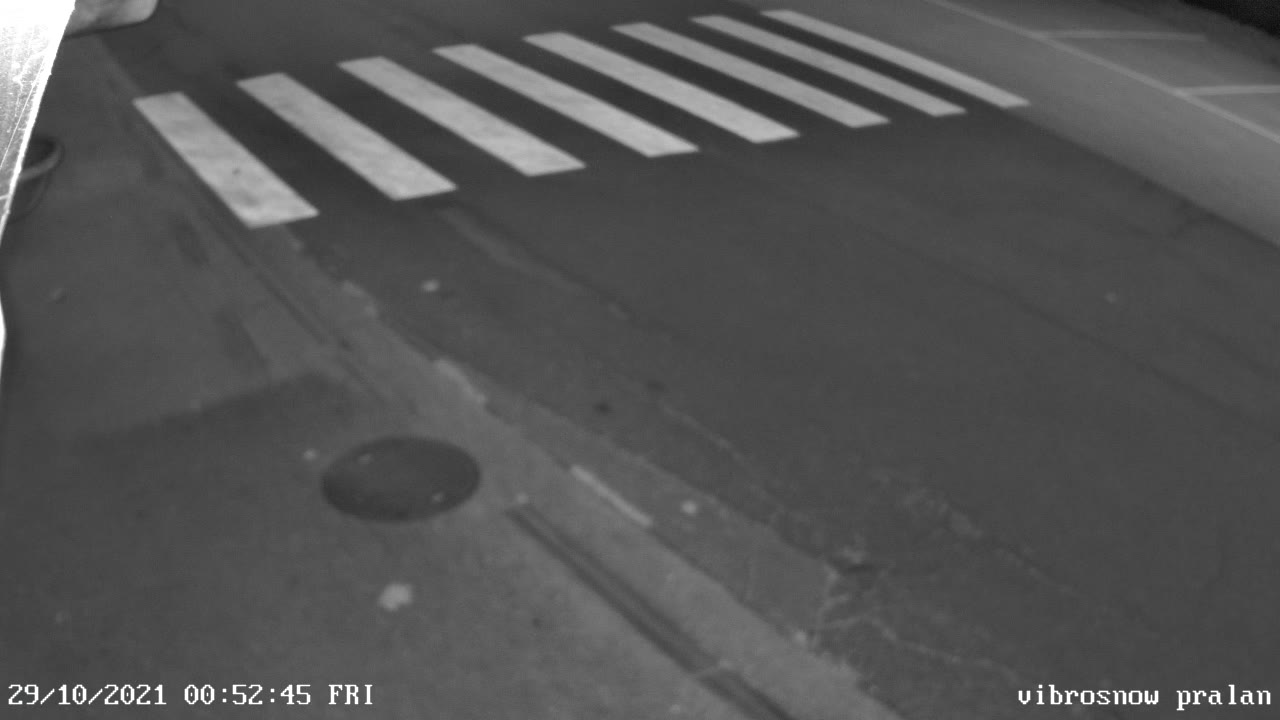
#> input picture frame 4 of 0500_Software/snow_debit/logs/2022-01-17_150430/original.avi, 1280 x 720 px, given in place of ref.mp4, which was not available
$ python snow_detection.py
#> lines starting #> are read from the running program, lines starting #| are printed output that depends on the picture; after the words box and inside, x2 and y2 are one past the last pixel; in counts of white or black regions, pixels touching at a corner belong together; long printed decimals are rounded; pictures that were not available may be replaced by others from this repository, and a replacement may not be noted
import cv2
import numpy as np
import sys
import os
from time import localtime, strftime

onRoadOffset = 0.1
onRoadThreshold_day = 120
onRoadThreshold_night = 85
snowfallThreshold = 10

# [140 lines left out: functions snowfallRate, snowOnRoad, not called in this run]

def quickRatio(video, day, denoise=True):
    """Gives a quick white ratio, typically for a reference video

    Args:
        video (str): path to video to test
        day (int): indicates if the video is during the day (1 = day, 0 = night)
        denoise (bool): indicates if the algorithm must use denoising or not

    Returns:
        (float): white ratio in the video
    """
#> called with video = 'sorted/snowOnRoad/day/ref.mp4', day = 1, denoise = False


    cap = cv2.VideoCapture(video)

    if not cap.isOpened():
        print("Can't open file : " + video)
        exit()

    frame_width = int(cap.get(cv2.CAP_PROP_FRAME_WIDTH))
    frame_height = int(cap.get(cv2.CAP_PROP_FRAME_HEIGHT))
    frame_resize = (frame_width, frame_height)
    total_pixels = frame_width*frame_height

    snowRatios = []
    for i in range(60):
        check1, frame1 = cap.read()
        check2, frame2 = cap.read()

        if check1 and check2:
            if denoise:
                noise = cv2.subtract(frame1, frame2)
                back = cv2.subtract(frame1, noise)
                back_grey = cv2.cvtColor(back, cv2.COLOR_BGR2GRAY)
            else:
                back_grey = cv2.cvtColor(frame1, cv2.COLOR_BGR2GRAY)

            if day == 1:
                th, back_thres = cv2.threshold(back_grey, onRoadThreshold_day, 255, cv2.THRESH_BINARY)
            else:
                th, back_thres = cv2.threshold(back_grey, onRoadThreshold_night, 255, cv2.THRESH_BINARY)

            snow_pixels = np.sum(back_thres==255)
            snowRatios.append(snow_pixels/total_pixels)

        else:
            #print("Video finished")
            break
#> this loop made 16 passes
#> snow_pixels on passes 1 to 8: 67384, 67385, 67404, 67418, 67479, 67394, 67324, 67228
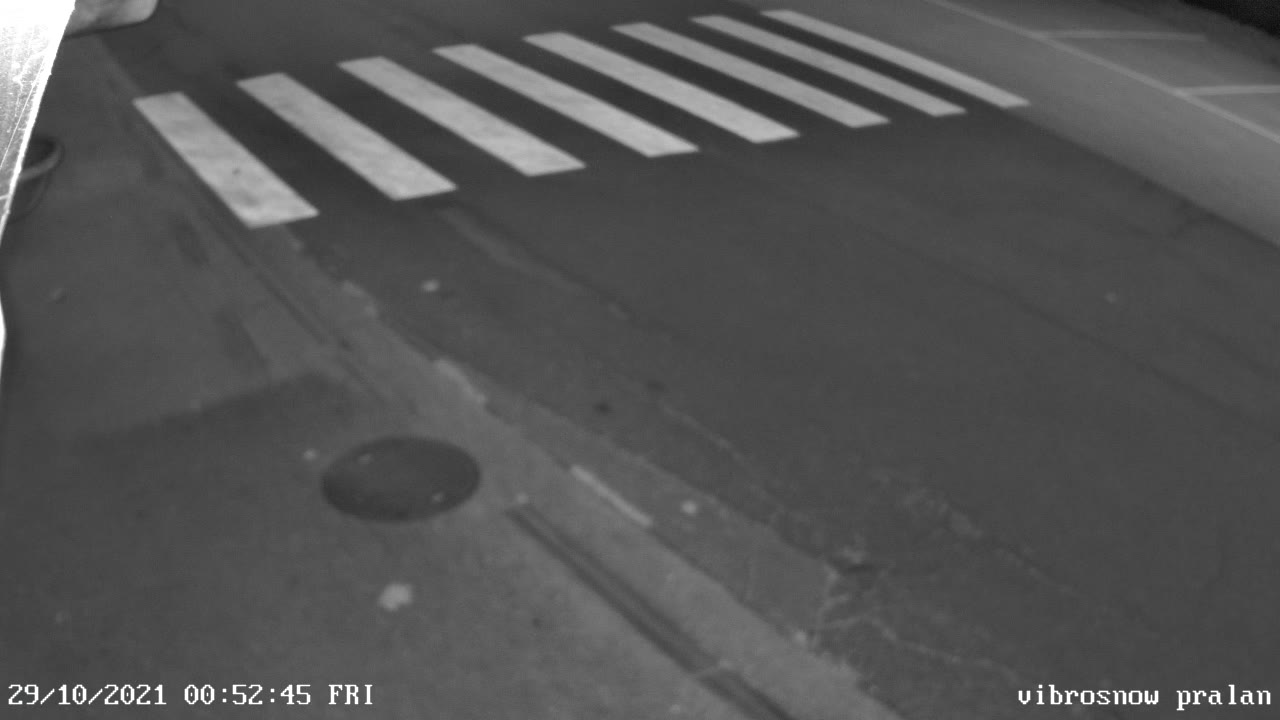
#> input picture frame 4 of 0500_Software/snow_debit/logs/2022-01-17_150430/original.avi, 1280 x 720 px, given in place of ref.mp4, which was not available
#> pass 1, in quickRatio, `th, back_thres = cv2.threshold(back_grey, onRoadThreshold_day, 255, cv..`:
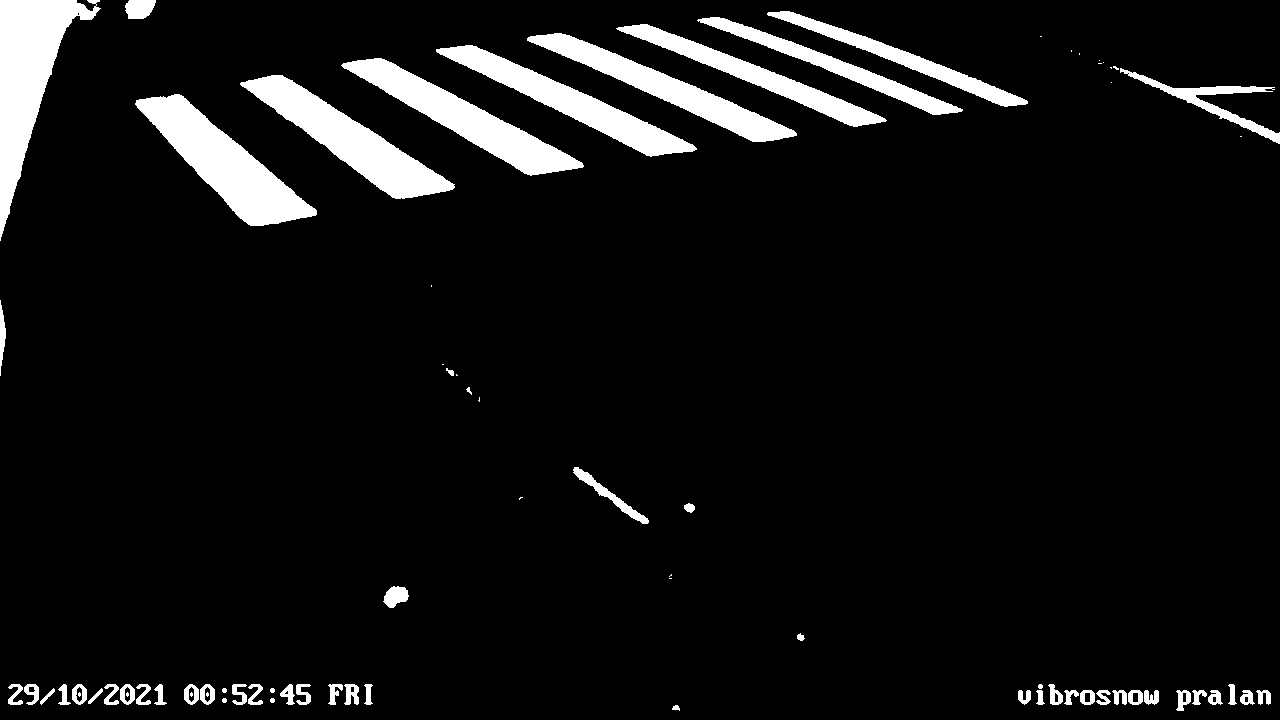
#> back_thres: shape (720, 1280); 7.3% white; 79 white regions (21 under 20 px), largest, box (x1, y1, x2, y2) and area: (0, 0, 101, 241) 9225, (135, 94, 317, 226) 8736, (240, 75, 455, 199) 8005
#> after the loop, snowRatios = [0.0731, 0.0731, 0.0731, 0.0732, 0.0732, 0.0731, 0.0731, 0.0729, 0.0729, 0.073, 0.0729, 0.073, 0.0729, 0.073, 0.073]

    return np.average(snowRatios)

def main():
    logFolder = "logs/" + strftime("%Y-%m-%d_%H%M%S", localtime()) + "/"
    os.makedirs(logFolder)

    f = open(logFolder + "snowOnRoad.csv", 'a')
    f.write("Day,Observed snow on road, White ratio on road, Estimated snow on road\n")
    f.close()

    dayRef = quickRatio("sorted/snowOnRoad/day/ref.mp4", 1, denoise=False)
    print(dayRef*100)
    nightRef = quickRatio("sorted/snowOnRoad/night/ref.mp4", 0, denoise=False)
    print(nightRef*100)

    for root, dirs, files in os.walk("sorted\snowOnRoad"):
        params = root.split('\\')
        day = 1
        ref = dayRef
        snowyness = 0
        if len(params) == 4:
            if params[2] == "day":
                day = 1
                ref = dayRef
            else:
                day = 0
                ref = nightRef

            if params[3] == "desnowd":
                snowyness = 0
            elif params[3] == "partiallySnowy":
                snowyness = 1
            elif params[3] == "snowy":
                snowyness = 2

            for file in files:
                print((day, snowyness))
                print(snowOnRoad(root + '\\' + file, ref, day, snowyness, logFolder, denoise=False))

    f = open(logFolder + "snowfall.csv", 'a')
    f.write("Day,Observed intensity, White ratio, Estimated intensity\n")
    f.close()

    for root, dirs, files in os.walk("sorted\snowfall"):
        params = root.split('\\')
        day = 1
        snowfall = 0
        if len(params) == 4:
            if params[2] == "day":
                day = 1
            else:
                day = 0

            if params[3] == "nothing":
                snowfall = 0
            elif params[3] == "smallSnow":
                snowfall = 1
            elif params[3] == "snowy":
                snowfall = 2
            elif params[3] == "lotSnowy":
                snowfall = 3

            for file in files:
                print((day, snowfall))
                #print(snowfallRate(root + '\\' + file, day, snowfall, logFolder))


if __name__ == "__main__":
    main()

$ run again, starting later in the video
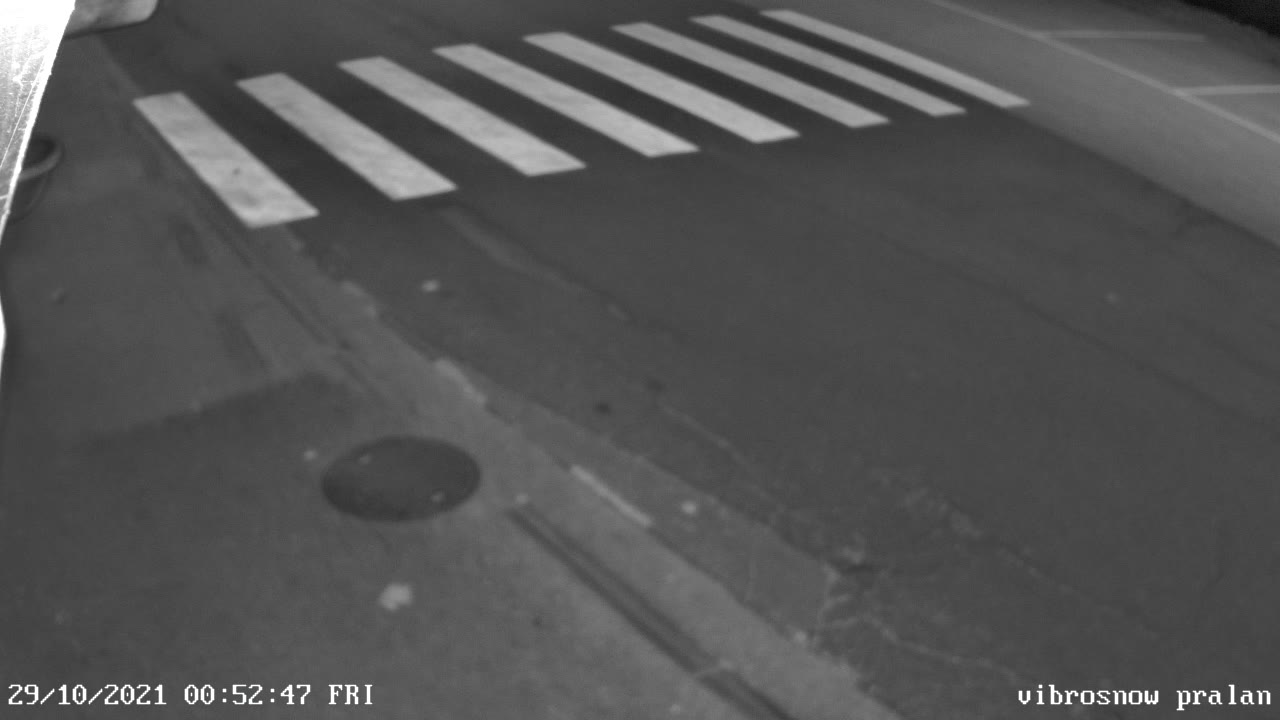
#> input picture frame 19 of 0500_Software/snow_debit/logs/2022-01-17_150430/original.avi, 1280 x 720 px, given in place of ref.mp4, which was not available
#> the loop in quickRatio, `for i in range(60):` made 13 passes
#> snow_pixels on passes 1 to 8: 67256, 67198, 67268, 67249, 67221, 67247, 67288, 67318
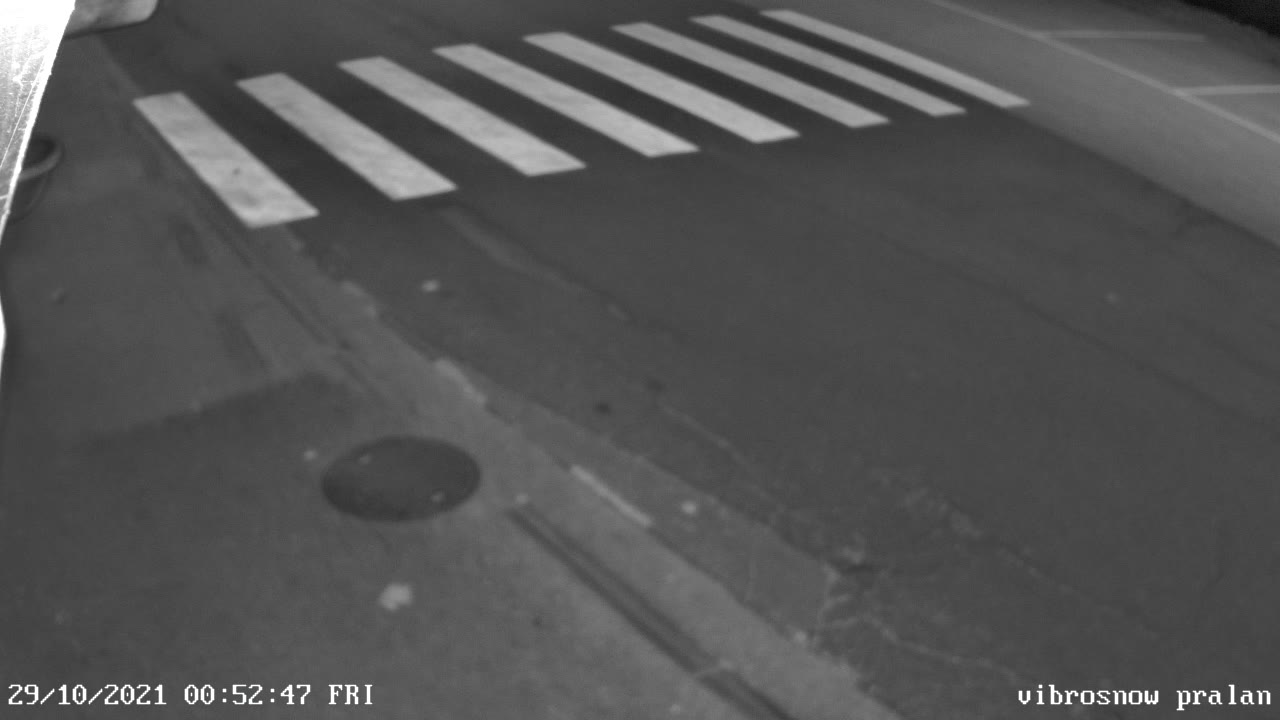
#> input picture frame 19 of 0500_Software/snow_debit/logs/2022-01-17_150430/original.avi, 1280 x 720 px, given in place of ref.mp4, which was not available
#> after the loop in quickRatio, `for i in range(60):`: snowRatios = [0.073, 0.0729, 0.073, 0.073, 0.0729, 0.073, 0.073, 0.073, 0.0795, 0.11, 0.0999, 0.0843]
#> dayRef = 0.0798
#| 7.977
#> the loop in quickRatio (call 2), `for i in range(60):` made 13 passes
#> snow_pixels on passes 1 to 8: 247454, 247180, 247253, 247164, 247541, 247497, 247918, 248449
#> pass 1, in quickRatio (call 2), `th, back_thres = cv2.threshold(back_grey, onRoadThreshold_night, 255, ..`:
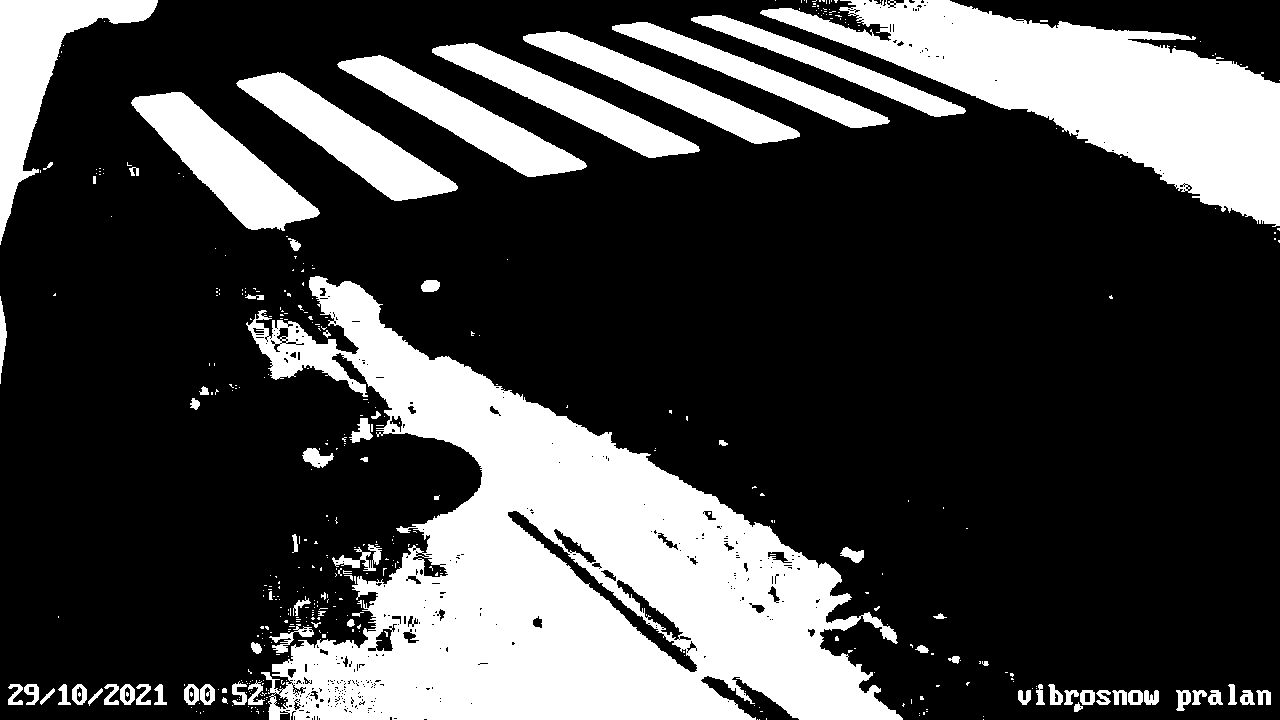
#> back_thres: shape (720, 1280); 26.9% white; 433 white regions (357 under 20 px), largest, box (x1, y1, x2, y2) and area: (246, 276, 903, 720) 127243, (760, 0, 1280, 227) 46795, (0, 0, 158, 245) 11096
#> pass 2, in quickRatio (call 2), `th, back_thres = cv2.threshold(back_grey, onRoadThreshold_night, 255, ..`:
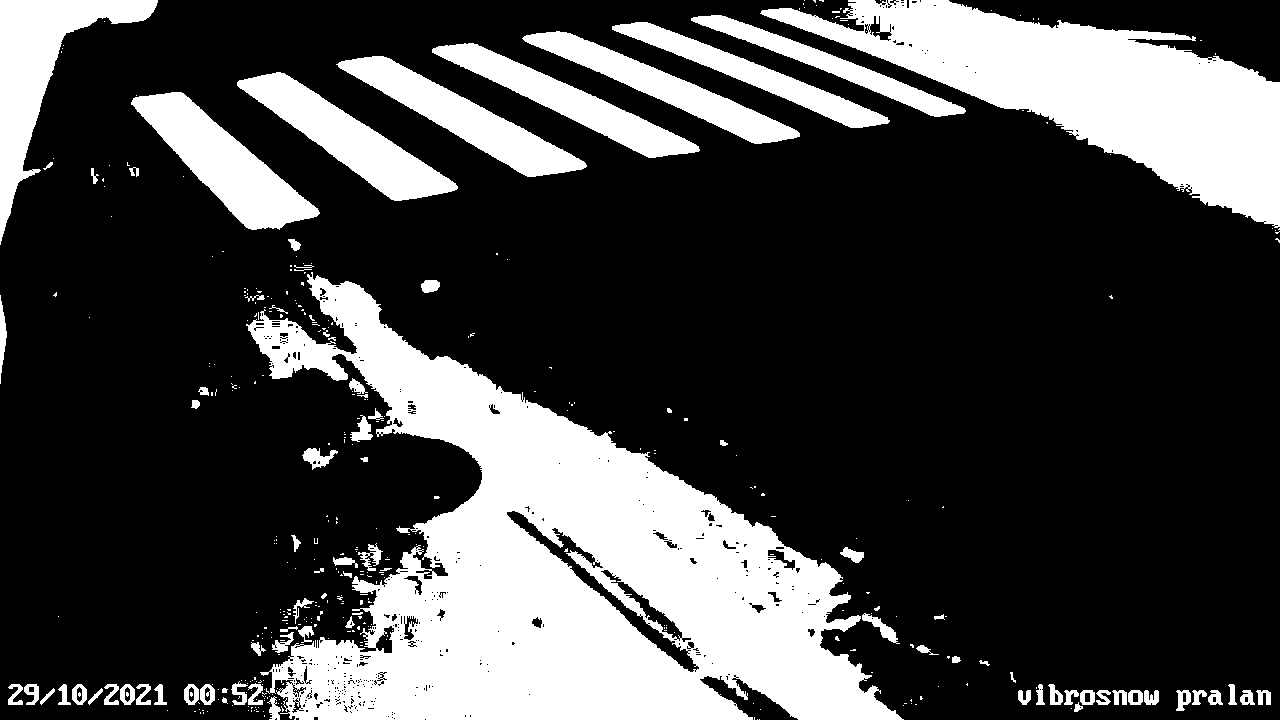
#> back_thres: shape (720, 1280); 26.8% white; 402 white regions (317 under 20 px), largest, box (x1, y1, x2, y2) and area: (246, 272, 904, 720) 126217, (760, 0, 1280, 228) 47003, (0, 0, 158, 245) 11095
#> after the loop in quickRatio (call 2), `for i in range(60):`: snowRatios = [0.269, 0.268, 0.268, 0.268, 0.269, 0.269, 0.269, 0.27, 0.28, 0.322, 0.286, 0.274]
#> nightRef = 0.276
#| 27.590
